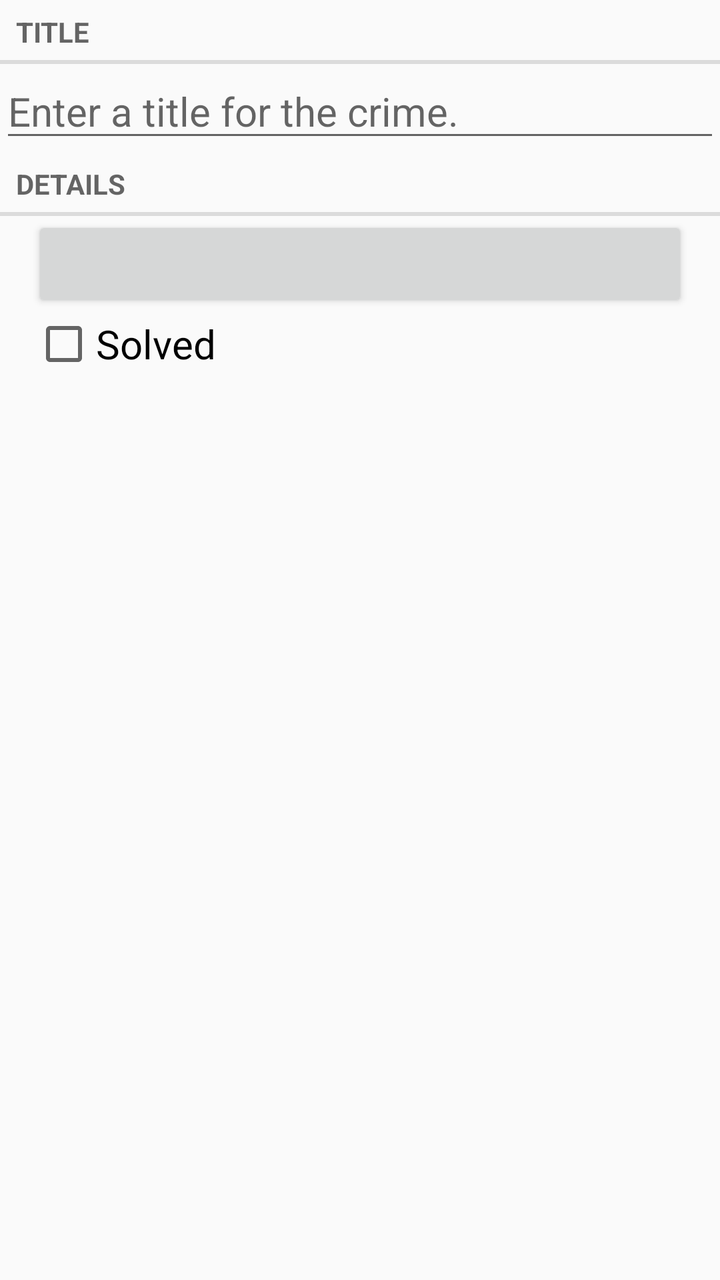
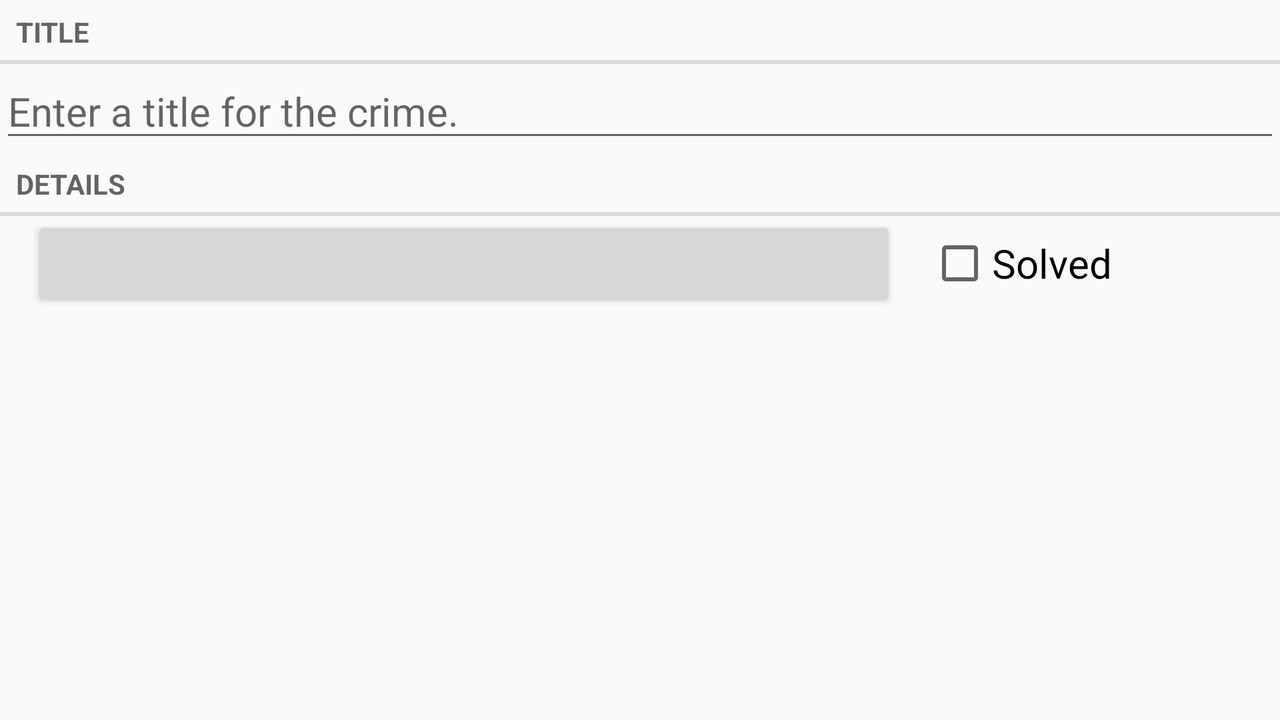

First picture: res/layout/ on a phone held upright. Second picture: the repository's own variant of that layout, on a device whose configuration matches the variant's folder. Source for both follows.
<!-- AndroidManifest.xml: application theme AppTheme -->
<!-- res/layout/fragment_crime.xml -->
<?xml version="1.0" encoding="utf-8"?>
<LinearLayout
    xmlns:android="http://schemas.android.com/apk/res/android"
    android:layout_width="match_parent"
    android:layout_height="match_parent"
    xmlns:tools="http://schemas.android.com/tools"
    android:baselineAligned="false"
    android:orientation="vertical">

    <TextView
        android:layout_width="match_parent"
        android:layout_height="wrap_content"
        android:text="@string/crime_title_label"
        style="?android:listSeparatorTextViewStyle"/>

    <EditText
        android:id="@+id/crime_title"
        android:layout_width="match_parent"
        android:layout_height="wrap_content"
        android:hint="@string/crime_title_hint"/>

    <TextView
        android:layout_width="match_parent"
        android:layout_height="wrap_content"
        android:text="@string/crime_details_label"
        style="?android:listSeparatorTextViewStyle"/>

    <Button
        android:id="@+id/crime_date"
        android:layout_width="match_parent"
        android:layout_height="wrap_content"
        android:layout_marginRight="16dp"
        android:layout_marginLeft="16dp"
        tools:hint="@string/date_format"/>

    <CheckBox
        android:id="@+id/crime_solved"
        android:layout_width="match_parent"
        android:layout_height="wrap_content"
        android:layout_marginLeft="16dp"
        android:layout_marginRight="16dp"
        android:text="@string/crime_solved_label"/>

</LinearLayout>
<!-- resources referenced by this layout -->
<resources>
  <string name="crime_details_label">Details</string>
  <string name="crime_solved_label">Solved</string>
  <string name="crime_title_hint">Enter a title for the crime.</string>
  <string name="crime_title_label">Title</string>
  <string name="date_format">dd MMMM, yyyy</string>
  <style name="AppTheme" parent="Theme.AppCompat.Light.DarkActionBar">
          
          
          <item name="android:textSize">20sp</item>
  
      </style>
</resources>
<!-- res/layout-land/fragment_crime.xml (the author's variant of the layout above) -->
<!-- drawn on the phone turned sideways -->
<?xml version="1.0" encoding="utf-8"?>
<LinearLayout
    xmlns:android="http://schemas.android.com/apk/res/android"
    android:layout_width="match_parent"
    android:layout_height="match_parent"
    android:baselineAligned="false"
    android:orientation="vertical">

    <TextView
        android:layout_width="match_parent"
        android:layout_height="wrap_content"
        android:text="@string/crime_title_label"
        style="?android:listSeparatorTextViewStyle"/>

    <EditText
        android:id="@+id/crime_title"
        android:layout_width="match_parent"
        android:layout_height="wrap_content"
        android:hint="@string/crime_title_hint"/>

    <TextView
        android:layout_width="match_parent"
        android:layout_height="wrap_content"
        android:text="@string/crime_details_label"
        style="?android:listSeparatorTextViewStyle"/>

    <LinearLayout
        android:orientation="horizontal"
        android:layout_width="match_parent"
        android:layout_height="wrap_content"
        android:layout_marginLeft="16dp"
        android:layout_marginRight="16dp">

        <Button
            android:id="@+id/crime_date"
            android:layout_height="wrap_content"
            android:layout_width="0dp"
            android:layout_weight="75"
            android:gravity="left"/>

        <CheckBox
            android:id="@+id/crime_solved"
            android:layout_width="0dp"
            android:layout_height="wrap_content"
            android:layout_marginLeft="16dp"
            android:layout_marginRight="16dp"
            android:text="@string/crime_solved_label"
            android:layout_weight="25"/>

    </LinearLayout>

</LinearLayout>
<!-- resources referenced by the variant -->
<!-- as the phone turned sideways resolves them -->
<resources>
  <string name="crime_details_label">Details</string>
  <string name="crime_solved_label">Solved</string>
  <string name="crime_title_hint">Enter a title for the crime.</string>
  <string name="crime_title_label">Title</string>
  <style name="AppTheme" parent="Theme.AppCompat.Light.DarkActionBar">
          
          
          <item name="android:textSize">20sp</item>
  
      </style>
</resources>
